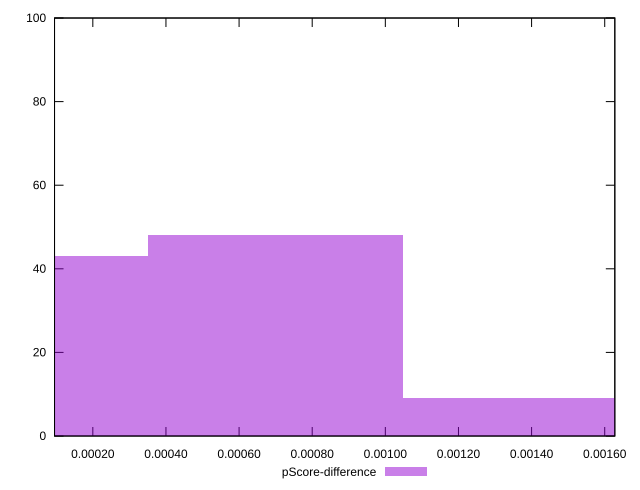

Reproduce this figure in gnuplot.
reset

$pScoreDifference <<EOF
0.0006992648283455212 48
0.0013985296566910424 9
0 43
EOF

set key outside below
set boxwidth 0.0006992648283455212
set xrange [0.00009528367533445659:0.0016276281707421347]
set yrange [0:100]
set trange [0:100]
set style fill transparent solid 0.5 noborder
set terminal svg size 640, 490 enhanced background rgb 'white'
set output "reprap/largest-contentful-paint/samples/pages+cached+noexternal/pScore-difference/histogram.svg"

plot $pScoreDifference title "pScore-difference" with boxes

reset
